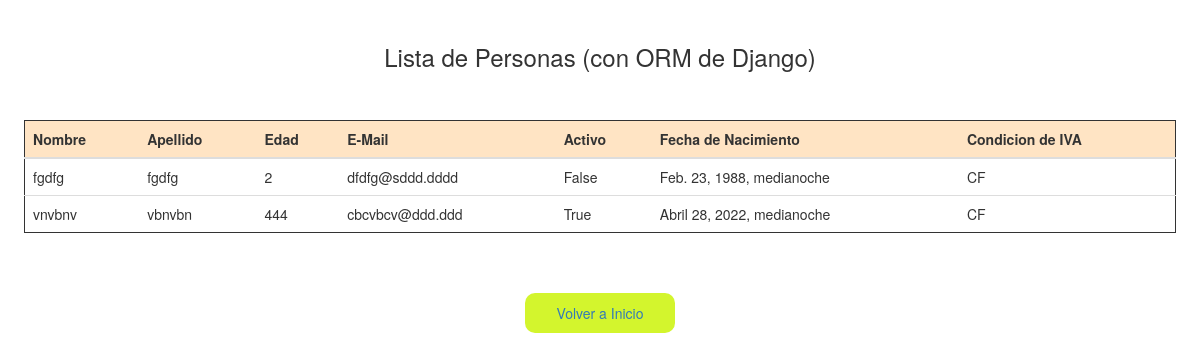
/personas, run on an earlier commit of the app's database.
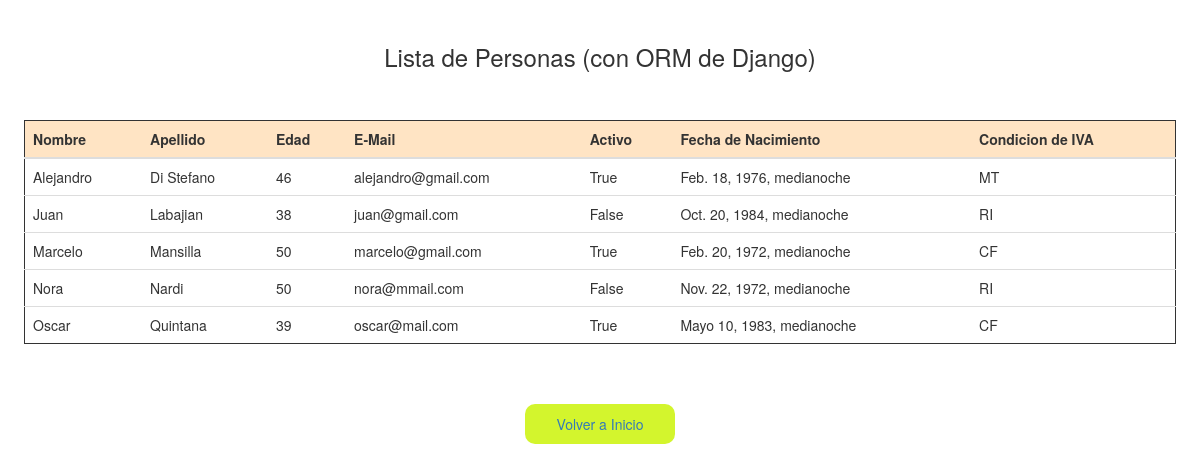
And on a later commit of the database.
### titulos/models.py (models this page shows, shortened)
class Persona(models.Model):
    nombre = models.CharField("Nombre/s", max_length=150)
    apellido = models.CharField(max_length=150)
    edad = models.IntegerField(null=True, blank=True)
    localidad = models.ForeignKey(Localidad, on_delete=models.PROTECT, null=True, blank=True)
    email = models.EmailField(null=True, blank=True)
    activo = models.BooleanField(default=False)
    fecha_nacimiento = models.DateTimeField("Fecha de Nacimiento", null=True, blank=True)
    tipo_iva = models.CharField("Tipo de IVA", max_length=2, choices=TIPO_IVA_CHOICE, default="CF")
    class Meta:
        ordering = ["apellido", "nombre"]

### titulos/views.py (the view)
# urls.py: path('personas', views.personas, name='personas'),
def personas(request, template_name="titulos/personas.html"):
    lista_personas = Persona.objects.all()
    dato = {"personas": lista_personas}
    return render(request, template_name, dato)

### templates/titulos/personas.html (shortened to what this page needs)
<!DOCTYPE html>
{% load static %}
<html lang="es">
<head>
    <link rel="stylesheet" type="text/css" href="{% static 'css/bootstrap.css' %}">
    <link rel="stylesheet" type="text/css" href="{% static 'css/styles.css' %}">
    <link href="{% static 'css/jquery-ui.css' %}" rel="stylesheet">
</head>
<body>
    <div class="tabla">
        <h3>Lista de Personas (con ORM de Django)</h3></br></br>
        <table class="table">
            <thead>
                <tr>
                    <th>Nombre</th>
                    <th>Apellido</th>
                    <th>Edad</th>
                    <th>E-Mail</th>
                    <th>Activo</th>
                    <th>Fecha de Nacimiento</th>
                    <th>Condicion de IVA</th>
                </tr>
            </thead>
            {% for persona in personas %}
            <tr>
                <td> {{persona.nombre}} </td>
                <td> {{persona.apellido}} </td>
                <td> {{persona.edad}} </td>
                <td> {{persona.email}} </td>
                <td> {{persona.activo}} </td>
                <td> {{persona.fecha_nacimiento}} </td>
                <td> {{persona.tipo_iva}} </td>
            </tr>
            {% endfor %}
        </table></br></br>
        <a href="{% url 'index' %}"><button>Volver a Inicio</button></a>
    </div>
</body>
</html>

### static/css/styles.css (style rules this page uses)
.botones, .carga_p, .tabla { display: flex; flex-direction: column; align-items: center; padding: 2%; }
.tabla table { border: 1px solid; }
.tabla thead { background-color: bisque; }
button { background-color: rgb(211, 245, 45); height: 40px; width: 150px; border-radius: 10px; border: none; }

What changed in the data, as far as the page shows it:
removed Persona: nombre "fgdfg", apellido "fgdfg", edad "2", email "dfdfg@sddd.dddd", activo "False", fecha_nacimiento "Feb. 23, 1988, medianoche", tipo_iva "CF"
removed Persona: nombre "vnvbnv", apellido "vbnvbn", edad "444", email "cbcvbcv@ddd.ddd", activo "True", fecha_nacimiento "Abril 28, 2022, medianoche", tipo_iva "CF"
added Persona: nombre "Alejandro", apellido "Di Stefano", edad "46", email "alejandro@gmail.com", activo "True", fecha_nacimiento "Feb. 18, 1976, medianoche", tipo_iva "MT"
added Persona: nombre "Juan", apellido "Labajian", edad "38", email "juan@gmail.com", activo "False", fecha_nacimiento "Oct. 20, 1984, medianoche", tipo_iva "RI"
added Persona: nombre "Marcelo", apellido "Mansilla", edad "50", email "marcelo@gmail.com", activo "True", fecha_nacimiento "Feb. 20, 1972, medianoche", tipo_iva "CF"
added Persona: nombre "Nora", apellido "Nardi", edad "50", email "nora@mmail.com", activo "False", fecha_nacimiento "Nov. 22, 1972, medianoche", tipo_iva "RI"
added Persona: nombre "Oscar", apellido "Quintana", edad "39", email "oscar@mail.com", activo "True", fecha_nacimiento "Mayo 10, 1983, medianoche", tipo_iva "CF"
